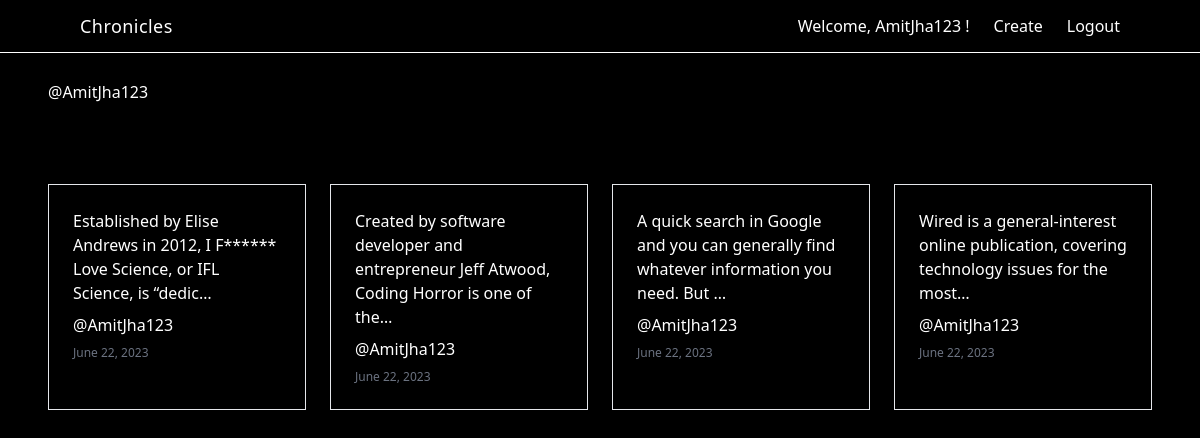
Screenshot of /viewUser/4 with the database file from the repository.
### sms/models.py (models this page shows, shortened)
class Notes(models.Model):
    user = models.ForeignKey(User,on_delete=models.CASCADE)
    title = models.CharField(max_length=200)
    content = models.TextField()
    categories = models.ForeignKey(Categories,on_delete=models.CASCADE,null=True,blank=True)
    image = models.ImageField(upload_to="post/" ,null= True,blank= True)
    date = models.DateField(auto_now_add=True)
    likes = models.ManyToManyField('auth.User', related_name='liked_students', through='Like')

### sms/views.py (the view)
# urls.py: path('viewUser/<int:id>', viewUser, name='viewUser'),
def viewUser(r,id):
    if id == r.user.id:
       notes = Notes.objects.filter(user = r.user.id)
       context = {'notes':notes}
       return render(r,'viewmyposts.html',context)
    else:
        user = User.objects.get(id = id)
        notes = Notes.objects.filter(user = id)
        context = {'user':user,'notes':notes}
    return render(r,'viewUser.html',context)

### template/viewUser.html
{% extends 'base.html' %}
{% block content %}
<div class="min-h-screen bg-black text-white">
    <div class="pt-20  px-12 ">
        <p>@{{user.username}}</p>
    </div>
    <div class="py-20 w-full  gap-6 px-12  grid grid-cols-4  ">
        {% for note in notes %}
            <div class=" border p-6 space-y-2">
                <p>{{note.content | truncatechars:88}}</p>
                <p > @{{note.user}}</p>
                <p class="my-5 text-xs text-gray-500">{{note.date}}</p>
            </div>
        {% endfor %}
    </div>
</div>
{% endblock content %}

### template/base.html (shortened to what this page needs)
<!DOCTYPE html>
<html lang="en">
<head>
  <script src="http://cdn.tailwindcss.com"></script>
</head>
<body>
  <div
    class="flex md:px-20 px-8 py-3 justify-between items-center shadow-md z-50 bg-black text-white border-b border-white fixed w-full">
    <a href="{% url 'home' %}" class="text-lg tracking-wide">Chronicles</a>
    <div class="md:flex hidden justify-center gap-6 items-center">
      {% if user.is_authenticated %}
      <a href="{% url 'viewmyposts' %}">Welcome, {{ user.username }} !</a>
      <a href="{% url 'create' %}">Create</a>
      <a href="{% url 'logout' %}">Logout</a>
      {% else %}
      <a href="{% url 'login' %}">Login</a>
      <a href="{% url 'register' %}">Register</a>
      {% endif %}
    </div>
  </div>
  {% block content %}
  {% endblock content %}
</body>
</html>

### template/base.html (style rules this page uses)
* { scrollbar-width: auto; scrollbar-color: #8f54a0 #ffffff; }

### rows the page displays
Notes: content "Established by Elise Andrews in 2012, I F****** Love Science, or IFL Science, is “dedic…", user "AmitJha123", date "June 22, 2023"
Notes: content "Created by software developer and entrepreneur Jeff Atwood, Coding Horror is one of the…", user "AmitJha123", date "June 22, 2023"
Notes: content "A quick search in Google and you can generally find whatever information you need. But …", user "AmitJha123", date "June 22, 2023"
Notes: content "Wired is a general-interest online publication, covering technology issues for the most…", user "AmitJha123", date "June 22, 2023"

### other values shown
{{ user.username }} "AmitJha123"
